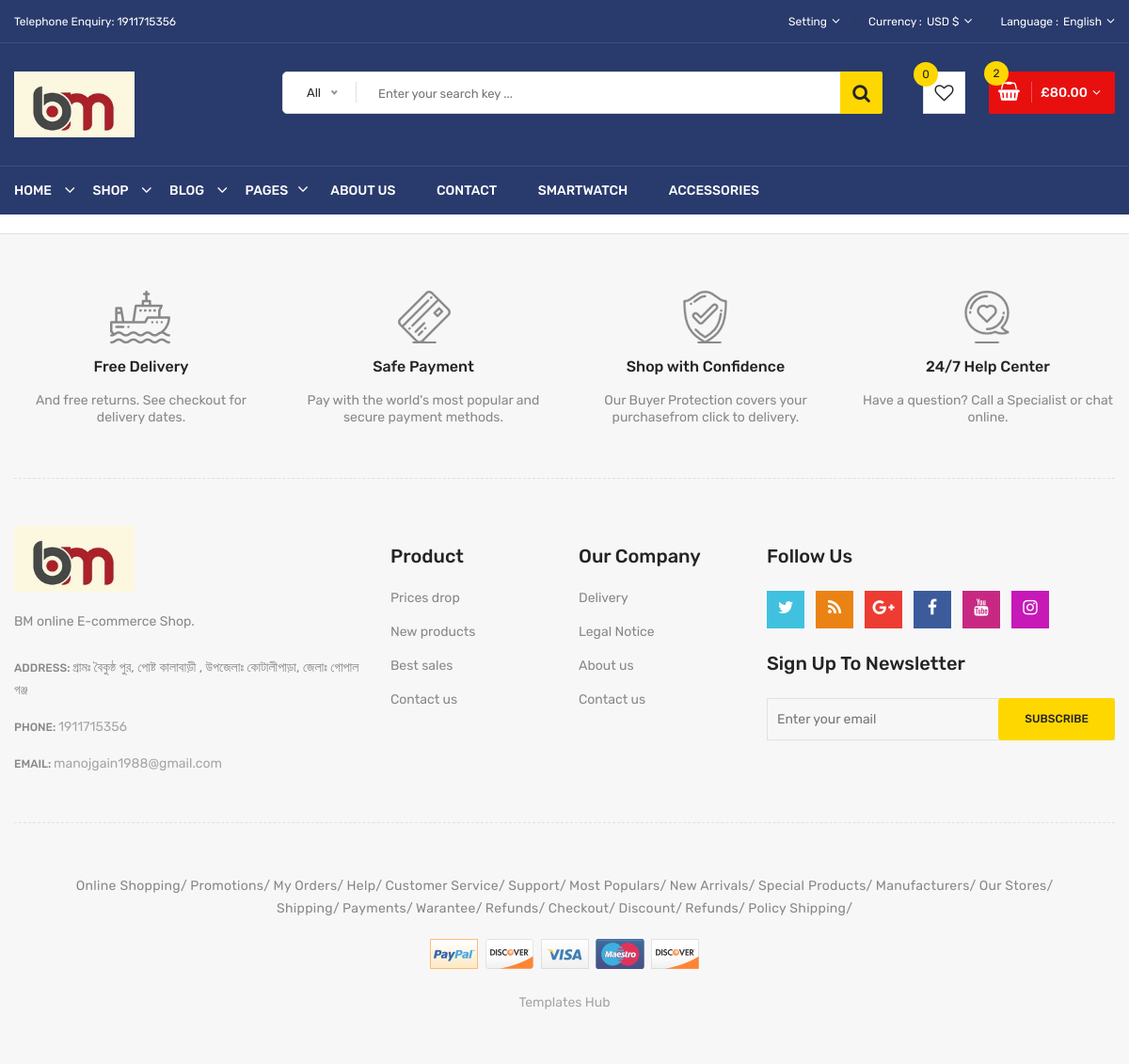
Page /contact/ on the committed database.
### EcomApp/models.py (models this page shows, shortened)
class Setting(models.Model):
    STATUS = (
        ('True', 'True'),
        ('False', 'False'),
    )
    title = models.CharField(max_length=200, blank=True, null=True)
    keyword = models.CharField(max_length=200, blank=True, null=True)
    description = models.TextField()
    address = models.CharField(max_length=200,blank=True, null=True)
    phone = models.IntegerField()
    fax = models.CharField(blank=True, null=True, max_length=50)
    email = models.EmailField(blank=True, null=True, max_length=50)
    smptserver = models.CharField(max_length=100, blank=True, null=True)
    smtpemail = models.EmailField(blank=True, null=True, max_length=50)
    smptpassword = models.CharField(blank=True, null=True, max_length=50)
    smptport = models.CharField(blank=True, null=True, max_length=100)
    icon = models.ImageField(blank=True, null=True, upload_to='icon/')
    facebook = models.CharField(blank=True, null=True, max_length=100)
    instagram = models.CharField(blank=True, null=True, max_length=100)
    address = models.TextField(blank=True, null=True)
    contact = models.TextField(blank=True, null=True)
    reference = models.TextField(blank=True, null=True)
    status = models.CharField(max_length=50, choices=STATUS)
    created_at = models.DateTimeField(auto_now_add=True)
    updated_at = models.DateTimeField(auto_now=True)

### EcomApp/views.py (the view)
# urls.py: path('contact/', views.contact_us, name='contact'),
def contact_us(request):
    setting = Setting.objects.get(id=1)
    context={
        'setting' : setting ,
    }
    return render(request,'contact.html',context)

### EcomApp/templates/contact.html (shortened to what this page needs)
{% extends "index.html" %}
{% load static %}
{% block header %}
{% include "header.html" %}
{% endblock header %}
{% block footer %}
{% include "footer.html" %}
{% endblock footer %}

### EcomApp/templates/header.html (shortened to what this page needs)
{% load static %}
<header class="li-header-4">
    <div class="header-top">
        <div class="container">
            <div class="row">
                <div class="col-lg-3 col-md-4">
                    <div class="header-top-left">
                        <ul class="phone-wrap">
                            <li><span>Telephone Enquiry:</span><a href="#"> {{setting.phone}}</a></li>
                        </ul>
                    </div>
                </div>
                <div class="col-lg-9 col-md-8">
                    <div class="header-top-right">
                        <ul class="ht-menu">
                            <li>
                                <div class="ht-setting-trigger"><span>Setting</span></div>
                            </li>
                            <li>
                                <span class="currency-selector-wrapper">Currency :</span>
                                <div class="ht-currency-trigger"><span>USD $</span></div>
                            </li>
                            <li>
                                <span class="language-selector-wrapper">Language :</span>
                                <div class="ht-language-trigger"><span>English</span></div>
                            </li>
                        </ul>
                    </div>
                </div>
            </div>
        </div>
    </div>
    <div class="header-middle pl-sm-0 pr-sm-0 pl-xs-0 pr-xs-0">
        <div class="container">
            <div class="row">
                <div class="col-lg-3">
                    <div class="logo pb-sm-30 pb-xs-30">
                        <a href="{% url 'home' %}">
                            <img src="{{setting.icon.url}}" alt="" style="height:70px">
                        </a>
                    </div>
                </div>
                <div class="col-lg-9 pl-0 ml-sm-15 ml-xs-15">
                    <form action="#" class="hm-searchbox">
                            {% load mptt_tags %}
                        <input type="text" placeholder="Enter your search key ...">
                        <button class="li-btn" type="submit"><i class="fa fa-search"></i></button>
                    </form>
                    <div class="header-middle-right">
                        <ul class="hm-menu">
                            <li class="hm-wishlist">
                                <a href="wishlist.html">
                                    <span class="cart-item-count wishlist-item-count">0</span>
                                    <i class="fa fa-heart-o"></i>
                                </a>
                            </li>
                            <li class="hm-minicart">
                                <div class="hm-minicart-trigger">
                                    <span class="item-text">£80.00
                                        <span class="cart-item-count">2</span>
                                    </span>
                                </div>
                            </li>
                        </ul>
                    </div>
                </div>
            </div>
        </div>
    </div>
    <div class="header-bottom header-sticky d-none d-lg-block d-xl-block">
        <div class="container">
            <div class="row">
                <div class="col-lg-12">
                    <div class="hb-menu">
                        <nav>
                            <ul>
                                <li class="dropdown-holder"><a href="index.html">Home</a>
                                </li>
                                <li class="megamenu-holder"><a href="shop-left-sidebar.html">Shop</a>
                                </li>
                                <li class="dropdown-holder"><a href="blog-left-sidebar.html">Blog</a>
                                </li>
                                <li class="megamenu-static-holder"><a href="index.html">Pages</a>
                                </li>
                                <li><a href="about-us.html">About Us</a></li>
                                <li><a href="{% url 'contact' %}">Contact</a></li>
                                <li><a href="shop-left-sidebar.html">Smartwatch</a></li>
                                <li><a href="shop-left-sidebar.html">Accessories</a></li>
                            </ul>
                        </nav>
                    </div>
                </div>
            </div>
        </div>
    </div>
</header>

### EcomApp/templates/footer.html (shortened to what this page needs)
{% load static %}
<div class="footer ">
    <div class="footer-static-top">
        <div class="container">
            <div class="footer-shipping pt-60 pb-55 pb-xs-25">
                <div class="row">
                    <div class="col-lg-3 col-md-6 col-sm-6 pb-sm-55 pb-xs-55">
                        <div class="li-shipping-inner-box">
                            <div class="shipping-icon">
                                <img src="/static/images/shipping-icon/1.png" alt="Shipping Icon">
                            </div>
                            <div class="shipping-text">
                                <h2>Free Delivery</h2>
                                <p>And free returns. See checkout for delivery dates.</p>
                            </div>
                        </div>
                    </div>
                    <div class="col-lg-3 col-md-6 col-sm-6 pb-sm-55 pb-xs-55">
                        <div class="li-shipping-inner-box">
                            <div class="shipping-icon">
                                <img src="/static/images/shipping-icon/2.png" alt="Shipping Icon">
                            </div>
                            <div class="shipping-text">
                                <h2>Safe Payment</h2>
                                <p>Pay with the world's most popular and secure payment methods.</p>
                            </div>
                        </div>
                    </div>
                    <div class="col-lg-3 col-md-6 col-sm-6 pb-xs-30">
                        <div class="li-shipping-inner-box">
                            <div class="shipping-icon">
                                <img src="/static/images/shipping-icon/3.png" alt="Shipping Icon">
                            </div>
                            <div class="shipping-text">
                                <h2>Shop with Confidence</h2>
                                <p>Our Buyer Protection covers your purchasefrom click to delivery.</p>
                            </div>
                        </div>
                    </div>
                    <div class="col-lg-3 col-md-6 col-sm-6 pb-xs-30">
                        <div class="li-shipping-inner-box">
                            <div class="shipping-icon">
                                <img src="/static/images/shipping-icon/4.png" alt="Shipping Icon">
                            </div>
                            <div class="shipping-text">
                                <h2>24/7 Help Center</h2>
                                <p>Have a question? Call a Specialist or chat online.</p>
                            </div>
                        </div>
                    </div>
                </div>
            </div>
        </div>
    </div>
    <div class="footer-static-middle">
        <div class="container">
            <div class="footer-logo-wrap pt-50 pb-35">
                <div class="row">
                    <div class="col-lg-4 col-md-6">
                        <div class="footer-logo">
                            <img src="{{setting.icon.url}}" alt="Footer Logo" style="height:70px" >
                            <p class="info">
                                {{setting.description}}
                            </p>
                        </div>
                        <ul class="des">
                            <li>
                                <span>Address: </span>
                                {{setting.address}}
                            </li>
                            <li>
                                <span>Phone: </span>
                                <a href="#">{{setting.phone}}</a>
                            </li>
                            <li>
                                <span>Email: </span>
                                <a href="mailto://info@yourdomain.com">{{setting.email}}</a>
                            </li>
                        </ul>
                    </div>
                    <div class="col-lg-2 col-md-3 col-sm-6">
                        <div class="footer-block">
                            <h3 class="footer-block-title">Product</h3>
                            <ul>
                                <li><a href="#">Prices drop</a></li>
                                <li><a href="#">New products</a></li>
                                <li><a href="#">Best sales</a></li>
                                <li><a href="#">Contact us</a></li>
                            </ul>
                        </div>
                    </div>
                    <div class="col-lg-2 col-md-3 col-sm-6">
                        <div class="footer-block">
                            <h3 class="footer-block-title">Our company</h3>
                            <ul>
                                <li><a href="#">Delivery</a></li>
                                <li><a href="#">Legal Notice</a></li>
                                <li><a href="#">About us</a></li>
                                <li><a href="#">Contact us</a></li>
                            </ul>
                        </div>
                    </div>
                    <div class="col-lg-4">
                        <div class="footer-block">
                            <h3 class="footer-block-title">Follow Us</h3>
                            <ul class="social-link">
                                <li class="twitter">
                                    <a href="https://twitter.com/" data-toggle="tooltip" target="_blank" title="Twitter">
                                        <i class="fa fa-twitter"></i>
                                    </a>
                                </li>
                                <li class="rss">
                                    <a href="https://rss.com/" data-toggle="tooltip" target="_blank" title="RSS">
                                        <i class="fa fa-rss"></i>
                                    </a>
                                </li>
                                <li class="google-plus">
                                    <a href="https://www.plus.google.com/discover" data-toggle="tooltip" target="_blank" title="Google Plus">
                                        <i class="fa fa-google-plus"></i>
                                    </a>
                                </li>
                                <li class="facebook">
                                    <a href="https://www.facebook.com/" data-toggle="tooltip" target="_blank" title="Facebook">
                                        <i class="fa fa-facebook"></i>
                                    </a>
                                </li>
                                <li class="youtube">
                                    <a href="https://www.youtube.com/" data-toggle="tooltip" target="_blank" title="Youtube">
                                        <i class="fa fa-youtube"></i>
                                    </a>
                                </li>
                                <li class="instagram">
                                    <a href="https://www.instagram.com/" data-toggle="tooltip" target="_blank" title="Instagram">
                                        <i class="fa fa-instagram"></i>
                                    </a>
                                </li>
                            </ul>
                        </div>
                        <div class="footer-newsletter">
                            <h4>Sign up to newsletter</h4>
                            <form action="#" method="post" id="mc-embedded-subscribe-form" name="mc-embedded-subscribe-form" class="footer-subscribe-form validate" target="_blank" novalidate>
                               <div id="mc_embed_signup_scroll">
                                  <div id="mc-form" class="mc-form subscribe-form form-group" >
                                    <input id="mc-email" type="email" autocomplete="off" placeholder="Enter your email" />
                                    <button  class="btn" id="mc-submit">Subscribe</button>
                                  </div>
                               </div>
                            </form>
                        </div>
                    </div>
                </div>
            </div>
        </div>
    </div>
    <div class="footer-static-bottom pt-55 pb-55">
        <div class="container">
            <div class="row">
                <div class="col-lg-12">
                    <div class="footer-links">
                        <ul>
                            <li><a href="#">Online Shopping</a></li>
                            <li><a href="#">Promotions</a></li>
                            <li><a href="#">My Orders</a></li>
                            <li><a href="#">Help</a></li>
                            <li><a href="#">Customer Service</a></li>
                            <li><a href="#">Support</a></li>
                            <li><a href="#">Most Populars</a></li>
                            <li><a href="#">New Arrivals</a></li>
                            <li><a href="#">Special Products</a></li>
                            <li><a href="#">Manufacturers</a></li>
                            <li><a href="#">Our Stores</a></li>
                            <li><a href="#">Shipping</a></li>
                            <li><a href="#">Payments</a></li>
                            <li><a href="#">Warantee</a></li>
                            <li><a href="#">Refunds</a></li>
                            <li><a href="#">Checkout</a></li>
                            <li><a href="#">Discount</a></li>
                            <li><a href="#">Refunds</a></li>
                            <li><a href="#">Policy Shipping</a></li>
                        </ul>
                    </div>
                    <div class="copyright text-center">
                        <a href="#">
                            <img src="/static/images/payment/1.png" alt="">
                        </a>
                    </div>
                    <div class="copyright text-center pt-25">
                        <span><a target="_blank" href="https://www.templateshub.net">Templates Hub</a></span>
                    </div>
                </div>
            </div>
        </div>
    </div>
</div>

### rows in the picture
Setting: phone "1911715356", icon (picture), description "BM online E-commerce Shop.", address "গ্রামঃ বৈকুন্ঠ পুর, পোষ্ট কালাবাড়ী , উপজেলাঃ কোটালীপাড়া, জেলাঃ গোপাল গঞ্জ", email "manojgain1988@gmail.com"
